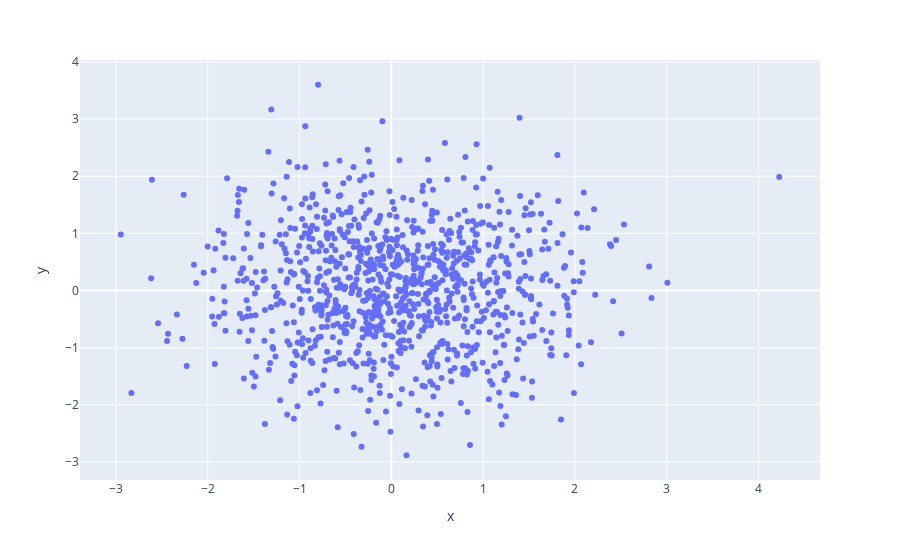

The notebook cell this image was saved under:
### Code cell
import pandas as pd
import plotly.express as px
import numpy as np


x_arr = np.random.randn(1000)
y_arr = np.random.randn(1000)

px.scatter(x= x_arr, y= y_arr)

### Figure 1 — Plotly figure (JSON) as saved in the notebook; plotly's stock layout.template omitted (floating-point values rounded to 4 significant figures; data arrays with more than 128 entries replaced by an {"elided": "..."} marker saying what was removed)
{"data": [{"hovertemplate": "x=%{x}<br>y=%{y}<extra></extra>", "legendgroup": "", "marker": {"color": "#636efa", "symbol": "circle"}, "mode": "markers", "name": "", "orientation": "v", "showlegend": false, "type": "scatter", "x": {"elided": "1000 float values"}, "xaxis": "x", "y": {"elided": "1000 float values"}, "yaxis": "y"}], "layout": {"legend": {"tracegroupgap": 0}, "margin": {"t": 60}, "xaxis": {"anchor": "y", "domain": [0, 1], "title": {"text": "x"}}, "yaxis": {"anchor": "x", "domain": [0, 1], "title": {"text": "y"}}}}
